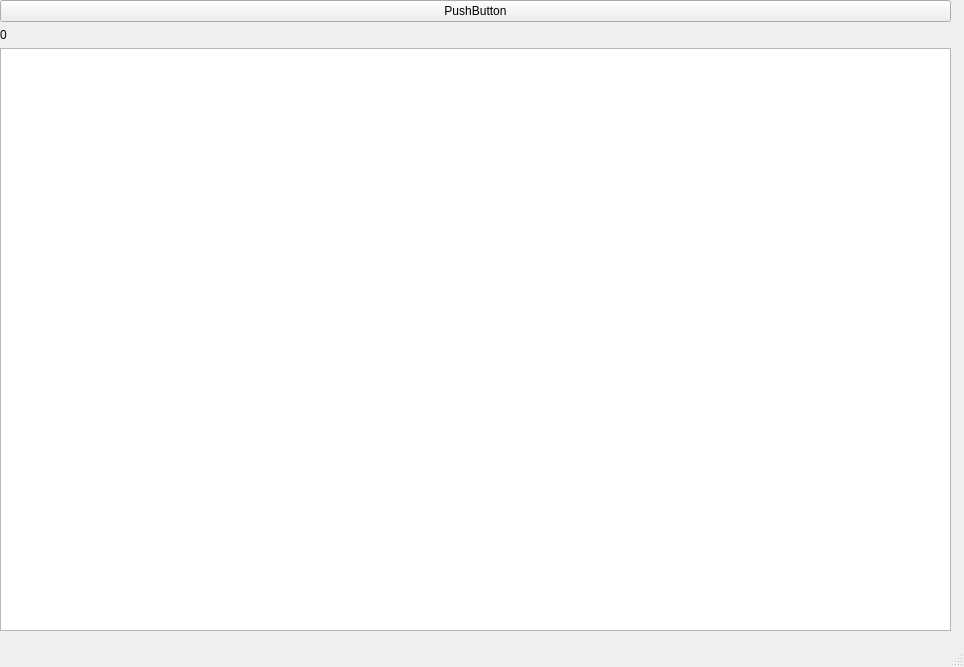
<?xml version="1.0" encoding="UTF-8"?>
<ui version="4.0">
 <class>MainWindow</class>
 <widget class="QMainWindow" name="MainWindow">
  <property name="geometry">
   <rect>
    <x>0</x>
    <y>0</y>
    <width>964</width>
    <height>667</height>
   </rect>
  </property>
  <property name="windowTitle">
   <string>MainWindow</string>
  </property>
  <widget class="QWidget" name="centralwidget">
   <widget class="QWidget" name="verticalLayoutWidget">
    <property name="geometry">
     <rect>
      <x>0</x>
      <y>0</y>
      <width>951</width>
      <height>631</height>
     </rect>
    </property>
    <layout class="QVBoxLayout" name="verticalLayout">
     <property name="sizeConstraint">
      <enum>QLayout::SetNoConstraint</enum>
     </property>
     <item>
      <widget class="QPushButton" name="record_toggle">
       <property name="enabled">
        <bool>true</bool>
       </property>
       <property name="text">
        <string>PushButton</string>
       </property>
       <property name="checkable">
        <bool>true</bool>
       </property>
      </widget>
     </item>
     <item>
      <widget class="QLabel" name="message_count">
       <property name="text">
        <string>0</string>
       </property>
      </widget>
     </item>
     <item>
      <widget class="QListWidget" name="stdout_listwidget"/>
     </item>
    </layout>
   </widget>
  </widget>
  <widget class="QMenuBar" name="menubar">
   <property name="geometry">
    <rect>
     <x>0</x>
     <y>0</y>
     <width>964</width>
     <height>21</height>
    </rect>
   </property>
  </widget>
  <widget class="QStatusBar" name="statusbar"/>
 </widget>
 <resources/>
 <connections/>
</ui>
